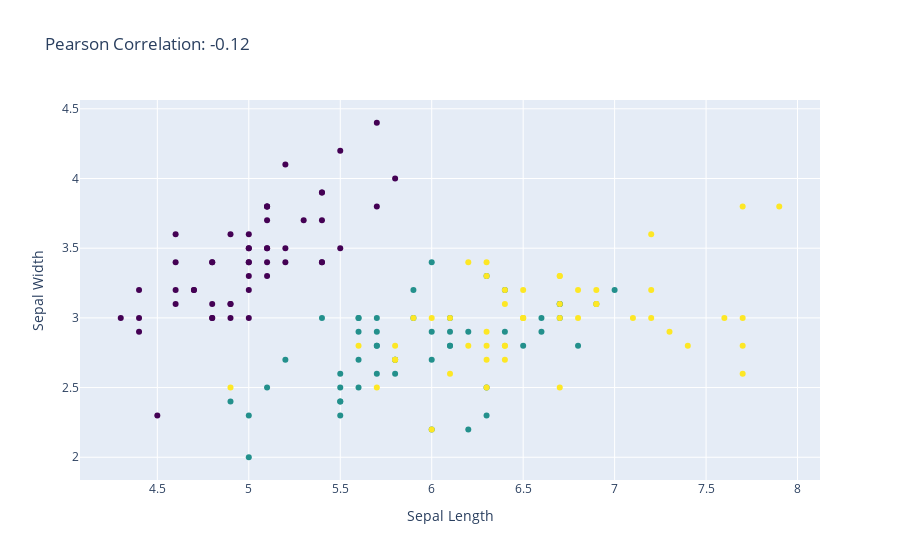

Write notebook code for a chart like this one.
### Markdown cell above
### Python Code Example:

### Code cell
import seaborn as sns
import plotly.graph_objects as go

# Load the Iris dataset
iris = sns.load_dataset('iris')

# Numerical encoding for the 'species' column
species_mapping = {'setosa': 0, 'versicolor': 1, 'virginica': 2}
iris['species_code'] = iris['species'].map(species_mapping)

# Calculate Pearson correlation coefficient
correlation_coefficient = iris[['sepal_length', 'sepal_width']].corr().iloc[0, 1]

# Scatter plot to visualize the relationship
fig = go.Figure()
fig.add_trace(go.Scatter(x=iris['sepal_length'], y=iris['sepal_width'], mode='markers', 
                         marker=dict(color=iris['species_code'], colorscale='Viridis'),
                         hovertext=iris['species']))

fig.update_layout(title=f"Pearson Correlation: {correlation_coefficient:.2f}",
                  xaxis_title='Sepal Length',
                  yaxis_title='Sepal Width')

fig.show()

### Figure 1 — Plotly figure (JSON) as saved in the notebook; plotly's stock layout.template omitted (floating-point values rounded to 4 significant figures; data arrays with more than 128 entries replaced by an {"elided": "..."} marker saying what was removed)
{"data": [{"hovertext": {"elided": "150 str values"}, "marker": {"color": {"elided": "150 int values"}, "colorscale": [[0, "#440154"], [0.1111, "#482878"], [0.2222, "#3e4989"], [0.3333, "#31688e"], [0.4444, "#26828e"], [0.5556, "#1f9e89"], [0.6667, "#35b779"], [0.7778, "#6ece58"], [0.8889, "#b5de2b"], [1, "#fde725"]]}, "mode": "markers", "type": "scatter", "x": {"elided": "150 float values"}, "y": {"elided": "150 float values"}}], "layout": {"title": {"text": "Pearson Correlation: -0.12"}, "xaxis": {"title": {"text": "Sepal Length"}}, "yaxis": {"title": {"text": "Sepal Width"}}}}
